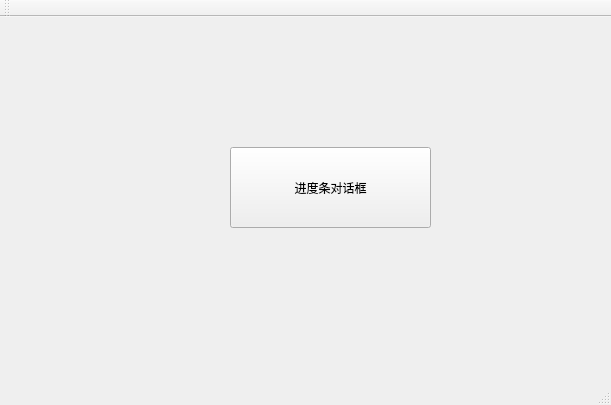
<?xml version="1.0" encoding="UTF-8"?>
<ui version="4.0">
 <class>MainWindow</class>
 <widget class="QMainWindow" name="MainWindow">
  <property name="geometry">
   <rect>
    <x>0</x>
    <y>0</y>
    <width>611</width>
    <height>405</height>
   </rect>
  </property>
  <property name="windowTitle">
   <string>MainWindow</string>
  </property>
  <widget class="QWidget" name="centralWidget">
   <widget class="QPushButton" name="btn">
    <property name="geometry">
     <rect>
      <x>230</x>
      <y>130</y>
      <width>201</width>
      <height>81</height>
     </rect>
    </property>
    <property name="text">
     <string>进度条对话框</string>
    </property>
   </widget>
  </widget>
  <widget class="QMenuBar" name="menuBar">
   <property name="geometry">
    <rect>
     <x>0</x>
     <y>0</y>
     <width>611</width>
     <height>26</height>
    </rect>
   </property>
  </widget>
  <widget class="QToolBar" name="mainToolBar">
   <attribute name="toolBarArea">
    <enum>TopToolBarArea</enum>
   </attribute>
   <attribute name="toolBarBreak">
    <bool>false</bool>
   </attribute>
  </widget>
  <widget class="QStatusBar" name="statusBar"/>
 </widget>
 <layoutdefault spacing="6" margin="11"/>
 <resources/>
 <connections/>
</ui>
